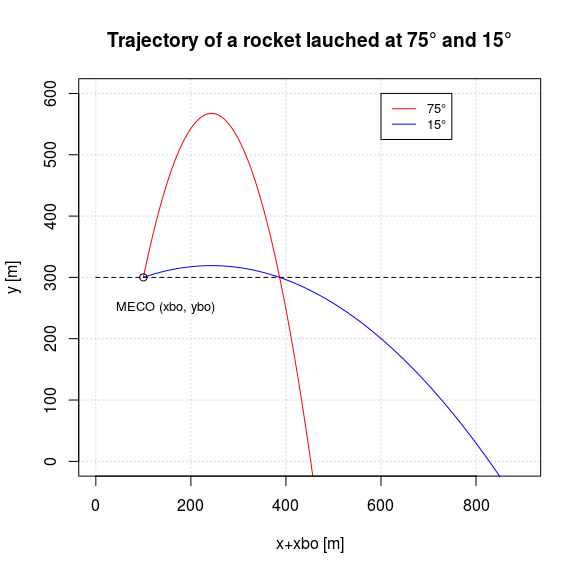

The script that drew this image:
# Exercise 8

# A rocket is launched with a burnout velocity of 75 m/sec, burnout altitude of 300 m, 
# and a burnout range of 100 m. Assuming a flight path angle of 75°, 
# calculate the final range of the rocket when it impacts the ground.

# Given data
vbo<-75 # m/s
xbo<-100 # m
ybo<-300 # m
theta_grad<-75 # °
g=9.81 # m/s²

##############
theta_rad<-theta_grad*(pi/180) # radians

######## maximum range calculation #########
var1<-vbo*cos(theta_rad)
var2<-((vbo*sin(theta_rad))+sqrt((vbo^2*sin(theta_rad)^2)+(2*g*ybo)))/g
x_max_75<-xbo+var1*var2

# Exercise 9

#Calculate the maximum altitude reached by the rocket in Exercise 8.
var3<-vbo^2*sin(theta_rad)^2
y_max_75<-ybo+var3/(2*g)

# Exercise 10

# Redo Exercise 2.8 to determine the range at MECO altitude. What is
# the range at MECO if the initial flight path angle is 15°?

theta_grad<-15 # °
theta_rad<-theta_grad*(pi/180) # radians

var4<-vbo*cos(theta_rad)
var5<-((vbo*sin(theta_rad))+sqrt((vbo^2*sin(theta_rad)^2)+(2*g*ybo)))/g
x_max_15<-xbo+var4*var5

y_meco<-ybo

var6<-(sin(theta_rad)^2)-((2*g*(y_meco-ybo))/vbo^2)
x_meco_15=((vbo^2)/g)*cos(theta_rad)*(sin(theta_rad)+sqrt(var6))+xbo

#now x_meco for 75°

theta_grad<-75 # °
theta_rad<-theta_grad*(pi/180) # radians

var7<-(sin(theta_rad)^2)-((2*g*(y_meco-ybo))/vbo^2)
x_meco_75=((vbo^2)/g)*cos(theta_rad)*(sin(theta_rad)+sqrt(var7))+xbo


# Plot of the two trajectories

#Angles
theta_grad<-c(75,15) #°
theta_rad<-theta_grad*(pi/180) #radians

# x vector
x<-seq(0,3000,5)
x_plus_xbo<-x+xbo

#allocate memory for all the y(x)
y<-matrix(nrow=length(theta_grad),ncol=length(x))

# Loop to generate y(x) vectors for different theta angles
i<-1
while (i <= length(theta_rad)) {
  y[i,]<-ybo+tan(theta_rad[i])*x-(g/(2*vbo^2*(cos(theta_rad[i]))^2))*x^2
  i<-i+1
}

#TODO generate the dataframes in the loop
dataframe_75<-data.frame(x_plus_xbo,y[1,])
dataframe_15<-data.frame(x_plus_xbo,y[2,])

#Plot
# TODO labels to each line to be able to identify them, get xlim and ylim from the maximum values instead of hard coded

plot(dataframe_75, 
     col="red", 
     type="l", 
     xlim=c(0, 900), 
     ylim=c(0, 600),
     panel.first = grid(), 
     main="Trajectory of a rocket lauched at 75° and 15°",
     xlab="x+xbo [m]",
     ylab="y [m]")

lines(dataframe_15, col="blue")

legend(600, 600, 
       c("75°","15°"), cex=0.8,
       col=c("red","blue"),
       lty=1);

text(150, 250, "MECO (xbo, ybo) ", cex=0.8);


#a doted line for MECO altitude and a point at MECO
a<-seq(from=0, to=3000, by=50)
b<-rep(ybo, times=length(a))
lines(a, b, pch=22, lty=2)
points(100,300)
